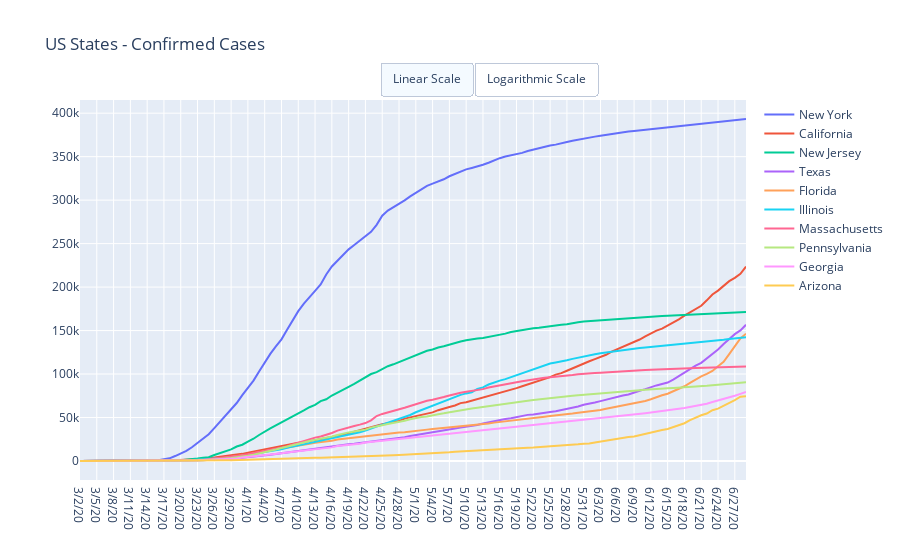

This figure's notebook cell:
### Markdown cell above
# US State by State Data

### Code cell
dfUSConfirmedTop = dfConfirmedUSStates.sort_values(dfConfirmedUSStates.columns[-1], ascending=False).head(10)

data = [{
    'x': row[1].index[-DEFAULT_DAYS:],
    'y': row[1].values[-DEFAULT_DAYS:],
    'name': row[0]
}  for row in dfUSConfirmedTop.iterrows()]

layout = dict(title = 'US States - Confirmed Cases', updatemenus=LogLinearScale)
py.iplot(dict(data=data, layout=layout))
dfUSConfirmedTop = dfUSConfirmedTop[dfUSConfirmedTop.columns[-DEFAULT_DAYS:]]
dfUSConfirmedTop['percent_of_total'] = dfConfirmedUSStates[dfConfirmedUSStates.columns[-1]]/sum(dfConfirmedUSStates[dfConfirmedUSStates.columns[-1]])

colFormats = dict.fromkeys(list(a for a in dfUSConfirmedTop.columns[1:]), IntegerFormatter)
colFormats['percent_of_total'] = PercentFormatter
dfUSConfirmedTop.style.format(colFormats)
